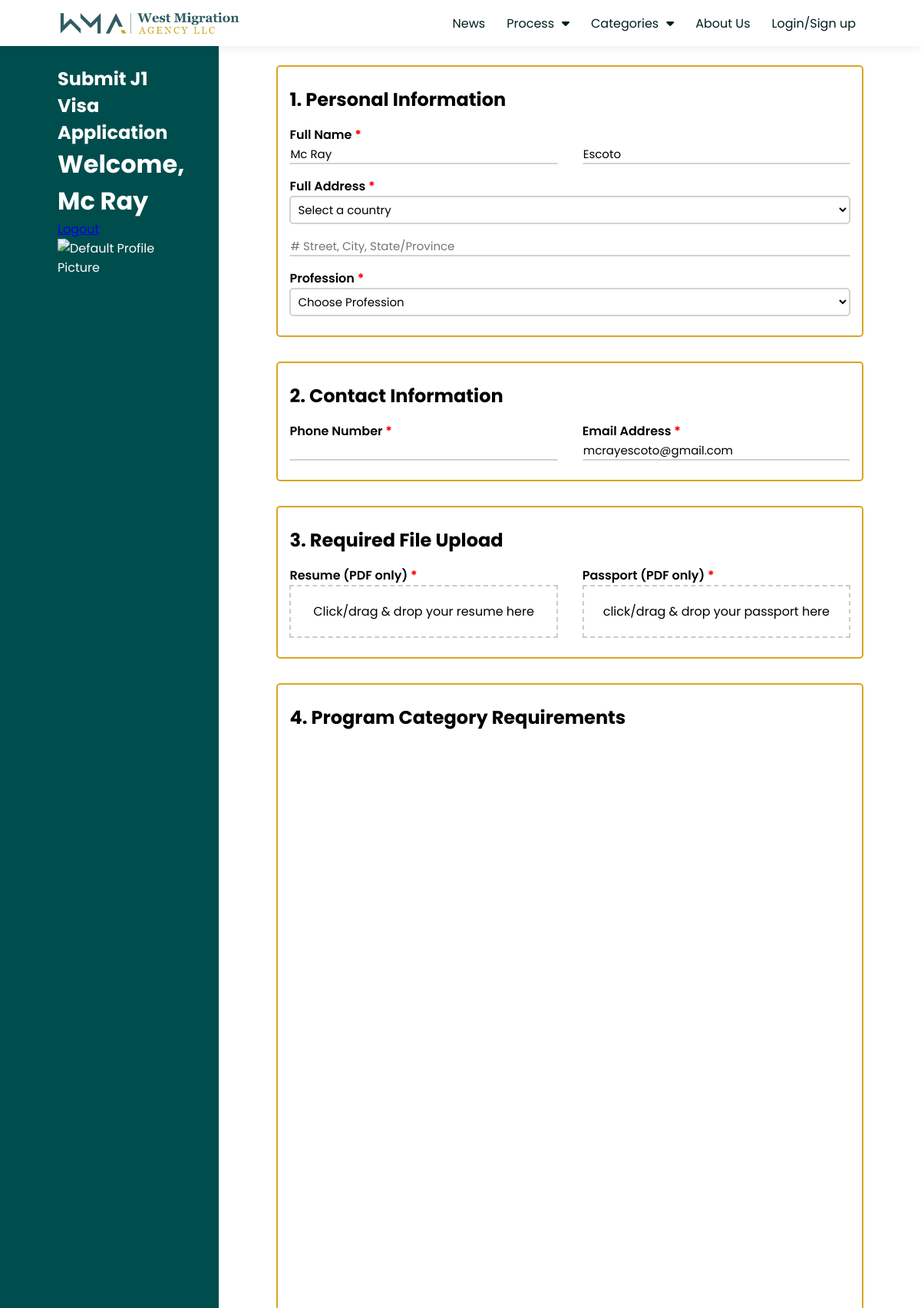
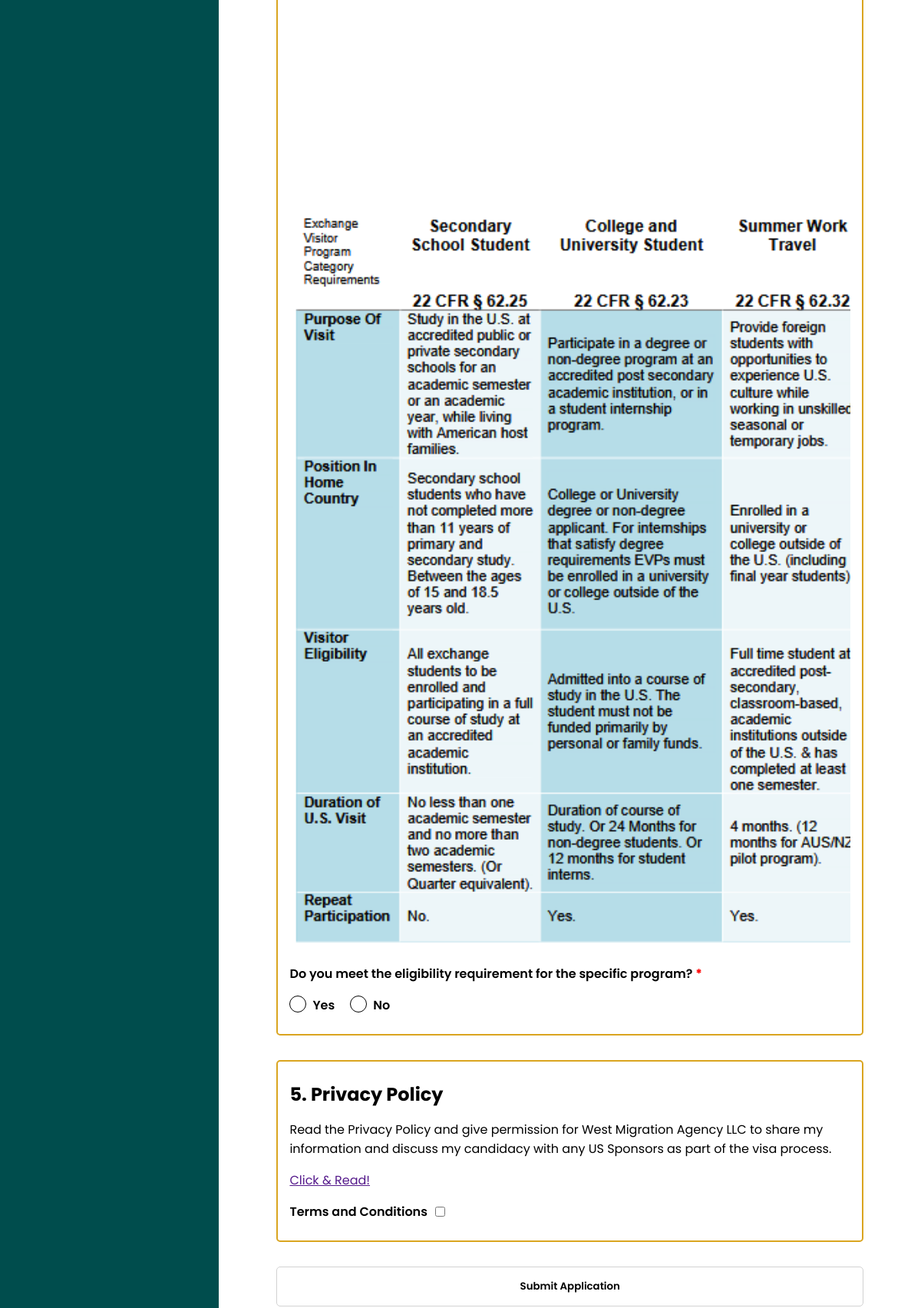
Page /Pages/Categories/Study_and_Exchange/study_and_exchange.php (signed in, upper part) on the committed database (2 pictures, top to bottom).
### tables this page shows
CREATE TABLE `wma_users_standard` (
  `id` int(11) NOT NULL,
  `first_name` varchar(50) NOT NULL,
  `last_name` varchar(50) NOT NULL,
  `phone_number` varchar(20) DEFAULT NULL,
  `birth_date` date DEFAULT NULL,
  `email` varchar(255) NOT NULL,
  `password` varchar(255) NOT NULL,
  `profile_picture` varchar(255) DEFAULT NULL
);

### Pages/Categories/Study_and_Exchange/study_and_exchange.php (the view, shortened to what this page needs)
<?php
require_once '../../../Users/User_Login_Google/config.php';
$errors = "";
if (isset($_SESSION['user_token'])) {
   $credentialType = 'google_login';
   $sql = $conn->prepare("SELECT * FROM wma_users_google WHERE token = ?");
   $sql->bind_param("s", $_SESSION['user_token']);
   $sql->execute();
   $result = $sql->get_result();
} elseif (isset($_SESSION['id'])) {
   $credentialType = 'standard_login';
   $sql = $conn->prepare("SELECT * FROM wma_users_standard WHERE id = ?");
   $sql->bind_param("i", $_SESSION['id']);
   $sql->execute();
   $result = $sql->get_result();
}
if ($result->num_rows > 0) {
   $userinfo = $result->fetch_assoc();
} else {
   $errors .= "User not found in the database. \n";
   die();
}
?>
<!DOCTYPE html>
<html lang="en">
<head>
   <link rel="stylesheet"
      href="https://cdnjs.cloudflare.com/ajax/libs/font-awesome/6.2.0/css/all.min.css"
 />
   <link rel="stylesheet" href="/Pages/Global/global.css" />
   <link rel="stylesheet" href="study_and_exchange.css">
</head>
<body>
   <nav class="navbar-parent">
      <div class="navbar-container">
         <div class="navbar-main-container">
            <a class="navbar-logo" href="#">
               <img src="/Photos/wma-logo.png" alt="WMA Logo" />
            </a>
         </div>
         <div id="navbarLinkContainer" class="navbar-link-container">
            <a class="navbar-link" href="#">News</a>
            <div class="navbar-category-container" href="javascript:void(0)">
               <p id="navbarCategoryContainer" onclick="toggleCategory()">Process<i class="fa-solid fa-caret-down"></i>
               </p>
            </div>
            <div class="navbar-category-container" href="javascript:void(0)">
               <p id="navbarCategoryContainer2" onclick="toggleCategory2()">Categories<i
                     class="fa-solid fa-caret-down"></i></p>
            </div>
            <a class="navbar-link" href="#">About Us</a>
            <a class="navbar-link" href="#">Login/Sign up</a>
         </div>
      </div>
   </nav>
   <main>
      <div class="main_left">
         <h2>Submit J1 Visa Application</h2>
         <h1>Welcome,
            <?php echo $userinfo['first_name']; ?>
         </h1>
         <a href="../../../Users/User_Login_Google/logout.php">Logout</a>
         <?php if ($credentialType === 'google_login'): ?>
            <img src="<?php echo $userinfo['picture']; ?>" alt="Profile Picture">
         <?php elseif ($credentialType === 'standard_login'): ?>
            <?php if (!empty($_SESSION["profile_picture"])): ?>
               <?php $profile_pic = str_replace('../', '', $_SESSION["profile_picture"]); ?>
               <img src="../../../Users/Standard_User/<?php echo $profile_pic; ?>"
                  alt="../../../Users/Standard_User<?php echo $profile_pic; ?>">
            <?php else: ?>
               <img src="default_profile_picture.jpg" alt="Default Profile Picture">
            <?php endif; ?>
         <?php endif; ?>
      </div>
      <div class="main_right">
         <form name="myForm" method="post" enctype="multipart/form-data">
            <fieldset class="personal_info">
               <h2>1. Personal Information</h2>
               <div class="name_fields">
                  <label class="name">Full Name <b>*</b></label>
                  <div class="name_inputs">
                     <input type="text" id="first_name" name="first_name" placeholder="First Name:"
                        value="<?php echo $userinfo['first_name']; ?>" required>
                     <input type="text" id="last_name" name="last_name" placeholder="Last Name:"
                        value="<?php echo $userinfo['last_name']; ?>" required>
                  </div>
               </div>
               <div class="address_fields">
                  <label class="address">Full Address <b>*</b></label>
                  <div class="address_inputs">
                     <select id="country" name="country" required>
                        <option value="" disabled selected>Select a country</option>
                     </select>
                     <input type="text" id="full_address" name="full_address"
                        placeholder="# Street, City, State/Province" required>
                  </div>
               </div>
               <div class="profession_fields">
                  <label for="profession">Profession <b>*</b></label>
                  <div class="profession_inputs">
                     <select id="profession" name="profession" onclick="validate()"
                        onchange="showfield(this.options[this.selectedIndex].value)" required>
                        <option value="" disabled selected hidden>Choose Profession</option>
                     </select>
                  </div>
               </div>
            </fieldset>
            <fieldset class="contact_info">
               <h2>2. Contact Information</h2>
               <div class="contact_fields">
                  <div class="phone_input">
                     <label for="phone_number">Phone Number <b>*</b></label>
                     <input type="tel" id="phone_number" name="phone_number" required>
                  </div>
                  <div class="email_input">
                     <label for="email_address">Email Address <b>*</b></label>
                     <input type="email" id="email_address" name="email_address"
                        value="<?php echo $userinfo['email']; ?>" required>
                  </div>
               </div>
            </fieldset>
            <fieldset class="file_upload">
               <h2>3. Required File Upload</h2>
               <div class="file_fields">
                  <div class="resume_input">
                     <label for="resume">Resume (PDF only) <b>*</b></label>
                     <div class="file_container" id="resume_container">
                        <div>Click/drag & drop your resume here</div>
                     </div>
                  </div>
                  <div class="passport_input">
                     <label for="passport">Passport (PDF only) <b>*</b></label>
                     <div class="file_container" id="passport_container">
                        <div>click/drag & drop your passport here</div>
                     </div>
                  </div>
               </div>
            </fieldset>
            <fieldset class="eligibility_section">
               <h2>4. Program Category Requirements</h2>
               <div class="category_images">
               </div>
               <div class="category_images">
                  <img src="../../../Photos/category2.PNG" alt="" class="zoomable">
               </div>
               <div class="eligibility_confirmation">
                  <label class="confirm_eligibility">
                     Do you meet the eligibility requirement for the specific program? <b>*</b>
                  </label>
                  <div class="eligibility_fields">
                     <div class="yes_button">
                        <label for="yes">Yes</label>
                     </div>
                     <div class="no_button">
                        <label for="no">No</label>
                     </div>
                  </div>
               </div>
            </fieldset>
            <fieldset class="privacy_policy">
               <h2>5. Privacy Policy</h2>
               <p>
                  Read the Privacy Policy and give permission for West Migration Agency LLC to share my information and
                  discuss my candidacy with any US Sponsors as part of the visa process.
               </p>
               <a href="">Click & Read!</a>
               <div class="terms_and_conditions">
                  <label for="terms_and_condition">Terms and Conditions</label>
                  <input type="checkbox" name="terms_and_condition" id="terms_and_condition" required>
               </div>
            </fieldset>
            <input type="submit" value="Submit Application">
         </form>
      </div>
   </main>
</body>
</html>

### Pages/Global/global.css (style rules this page uses)
:root { --laptop-hero-header: 5rem; --tablet-hero-header: 4rem; --hero-header: 3rem; --tablet-hero-paragraph: 1.25rem; --main-header: 2rem; --main-subheader: 1.5rem; --footer-header: 1.5rem; --footer-subheader: 1.125rem; --mobile-padding: 0 10px; --mobile-padding-inline: 10px; --tablet-padding: 0 25px; --tablet-padding-inline: 25px; --laptop-padding: 0 75px; --laptop-padding-inline: 75px; --main-margin-top: 50px; --gap-3rem: 3rem; --gap-2rem: 2rem; --gap-1rem: 1rem; --gap-point5rem: 0.5rem; --gen-transition: all 0.3s; --main-background-color: white; --alt-background-color: rgb(235, 235, 235); --alt-background-color-2: rgb(210, 210, 210); --alt-background-color-3: rgb(23, 23, 23); --main-color: #ffd700; --main-color-2: #807226; --main-color-3: rgb(218, 165, 32); --alt-color: rgb(0, 128, 128); --alt-color-2: rgb(0, 77, 77); --alt-color-3: rgb(0, 29, 29); --white: white; --black: black; --main-box-shadow: 0 5px 10px 0 rgba(0, 0, 0, 0.05); --inset-box-shadow: 0 20px 50px -35px rgba(0, 0, 0, 0.3) inset; }
* { padding: 0; margin: 0; box-sizing: border-box; scroll-behavior: smooth; font-family: 'Poppins', sans-serif; }
.navbar-parent { width: 100dvw; height: 60px; position: fixed; top: 0; left: 0; z-index: 1000; box-shadow: var(--main-box-shadow); -webkit-box-shadow: var(--main-box-shadow); -moz-box-shadow: var(--main-box-shadow); }
.navbar-container { width: 100%; height: 100%; position: relative; }
.navbar-main-container { width: 100%; height: 100%; background-color: var(--main-background-color); display: flex; justify-content: space-between; position: relative; z-index: 2; }
.navbar-logo { height: 100%; display: flex; align-items: center; justify-content: center; padding: 10px; }
.navbar-logo img { max-height: 100%; }
.navbar-link-container { width: 100%; height: max-content; background-color: var(--alt-color-2); display: flex; flex-flow: column; position: absolute; bottom: 0; left: 0; z-index: 1; box-shadow: var(--main-box-shadow); -webkit-box-shadow: var(--main-box-shadow); -moz-box-shadow: var(--main-box-shadow); transition: var(--gen-transition); }
.navbar-link { width: 100%; height: fit-content; padding: 10px; position: relative; text-decoration: none; color: var(--white); }
.navbar-category-container { width: 100%; height: 100%; cursor: pointer; text-decoration: none; }
.navbar-category-container p { padding: 10px; color: var(--white); }
.navbar-category-container p i { margin-inline: 10px 0; transition: var(--gen-transition); }
.navbar-link:not(:last-of-type), .navbar-category-container, .navbar-category-container p.active, .navbar-category-link:not(:last-of-type) { border-bottom: 1px solid var(--alt-color); }
@media screen and (min-width: 720px) { .navbar-logo { padding-inline: var(--tablet-padding-inline); } }
@media screen and (min-width: 720px) { .navbar-link { padding-inline: var(--tablet-padding-inline); } }
@media screen and (min-width: 720px) { .navbar-category-container p { padding-inline: var(--tablet-padding-inline); } }
@media screen and (min-width: 980px) { .navbar-container { padding-inline: var(--laptop-padding-inline); background-color: var(--main-background-color); display: flex; align-items: center; justify-content: space-between; } }
@media screen and (min-width: 980px) { .navbar-main-container { width: max-content; background-color: transparent; z-index: auto; } }
@media screen and (min-width: 980px) { .navbar-logo { padding: 10px 0; } }
@media screen and (min-width: 980px) { .navbar-link-container { width: fit-content; background-color: transparent; flex-flow: row; align-items: center; justify-content: center; gap: var(--gap-point5rem); position: static; z-index: auto; box-shadow: none; -webkit-box-shadow: none; -moz-box-shadow: none; } }
@media screen and (min-width: 980px) { .navbar-link:link, .navbar-link:visited { width: max-content; padding: 10px; color: var(--alt-color-3); border-radius: 10px; transition: var(--gen-transition); } }
@media screen and (min-width: 980px) { .navbar-category-container { width: max-content; height: max-content; display: flex; flex-flow: column; align-items: center; justify-content: center; position: relative; } }
@media screen and (min-width: 980px) { .navbar-category-container p { padding: 10px; color: var(--alt-color-3); border-radius: 10px; transition: var(--gen-transition); } }
@media screen and (min-width: 980px) { .navbar-link:not(:last-of-type), .navbar-category-container, .navbar-category-container p.active { border-bottom: none; } }

### rows in the picture
wma_users_standard: first_name "Mc Ray", last_name "Escoto", email_address "mcrayescoto@gmail.com"
